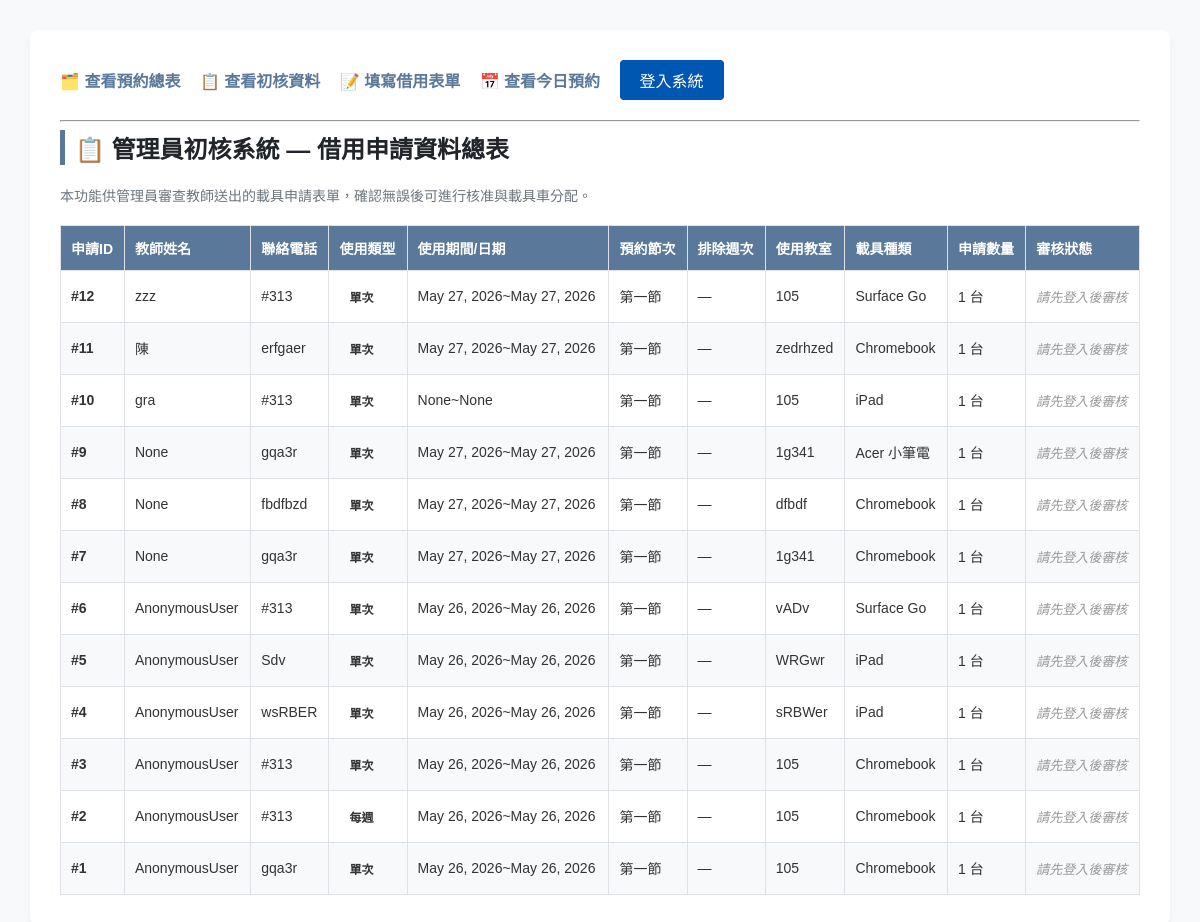
/borrow/, run on an earlier commit of the app's database.
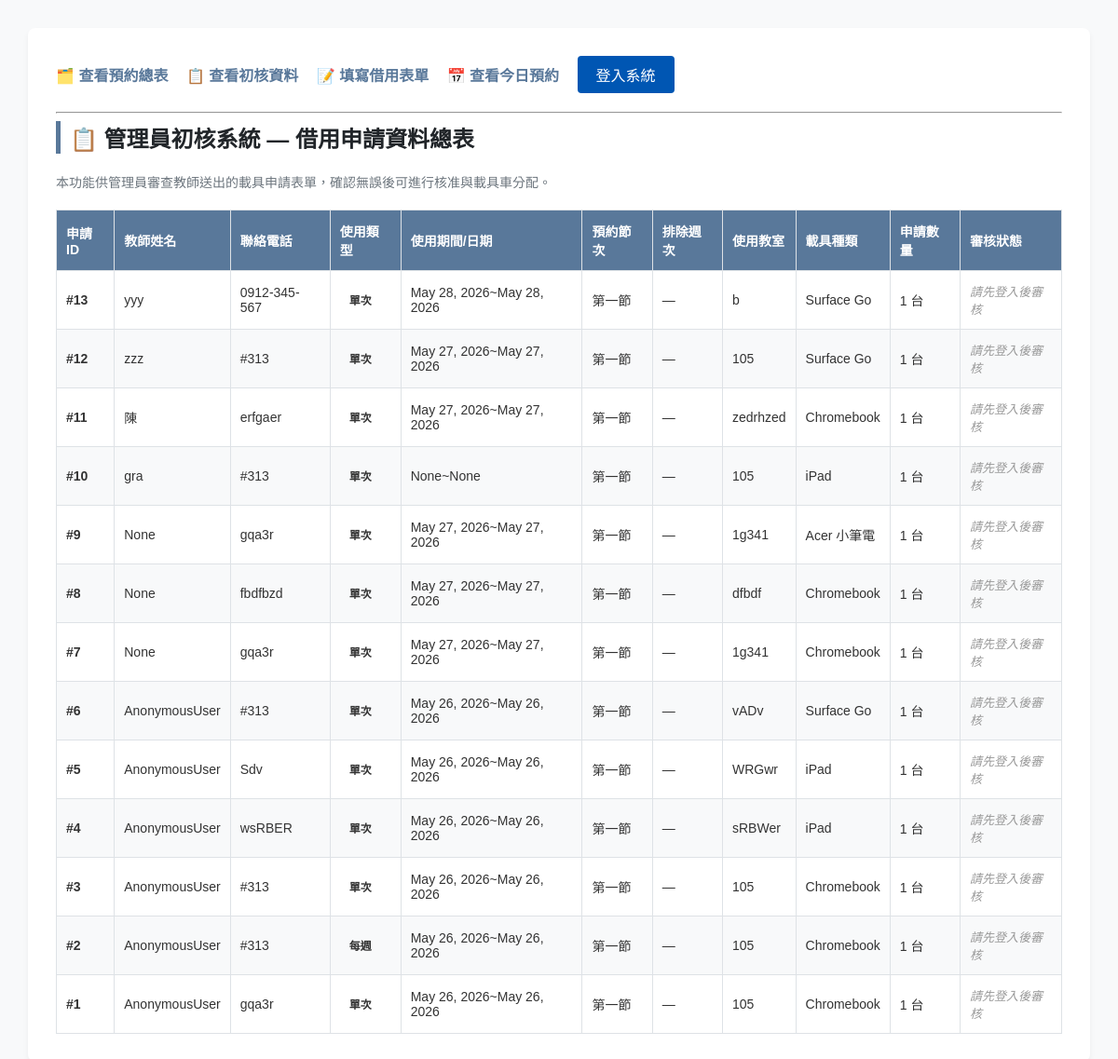
And on a later commit of the database.
### show/models.py (models this page shows, shortened)
class Borrowlist(models.Model):
    user = models.CharField("借用老師", max_length=20, null=True, blank=True)
    phone = models.CharField("聯絡電話", max_length=25)
    location = models.CharField("教室", max_length=10)
    usage_type_choices = (
        ('once','單次'),
        ('weekly','每周'),
    )
    usage_type = models.CharField(max_length=10, choices = usage_type_choices , default='once')
    DEVICE_CHOICES =(
        ('ipad', 'iPad'),
        ('chromebook', 'Chromebook'),
        ('surface_go', 'Surface Go'),
        ('acer_laptop', 'Acer 小筆電'),
    )
    device_type = models.CharField("載具種類", max_length=20, choices=DEVICE_CHOICES)
    start_date = models.DateField("開始日期", null=True, blank=True)
    end_date = models.DateField("結束日期", null=True, blank=True)
    DAY_CHOICES = (
        ('Monday','星期一'), ('Tuesday','星期二'), ('Wednesday','星期三'),
        ('Thursday','星期四'), ('Friday','星期五'),
    )
    day = models.CharField("星期", choices=DAY_CHOICES, max_length=50, blank=True, null=True)
    PERIODS_CHOICES = (
        ('1', '第一節'), ('2', '第二節'), ('3', '第三節'), ('4', '第四節'),
        ('4.5', '午休'), ('5', '第五節'), ('6', '第六節'), ('7', '第七節'), ('8', '第八節'),
    )
    periods = models.CharField("預約節次", max_length=50, choices=PERIODS_CHOICES, default='1')
    STATUS_CHOICES = (
        ('待審核', '待審核'),
        ('已通過', '已通過'),
        ('已拒絕', '已拒絕'),
    )
    device_id = models.CharField("載具編號",max_length = 10,default="")
    time_id = models.CharField("時間",max_length = 10,default="")
    status = models.CharField("審核狀態", max_length=10, choices = STATUS_CHOICES , default='待審核')
    device_amount = models.PositiveIntegerField(default=1)
    classroom = models.CharField(max_length=10, blank=True, null=True)

### show/views.py (the view, shortened to what this page needs)
# urls.py: path('borrow/', views.view_borrow_list, name='view_borrow_list'),
def view_borrow_list(request):
    borrow_records = Borrowlist.objects.all().order_by('-id')
    return render(request, 'borrow_list.html', {
        'borrow_records': borrow_records
    })

### show/templates/borrow_list.html (shortened to what the changed rows need)
<!DOCTYPE html>
<html lang="zh-TW">
<head>
</head>
<body>
    <div class="container">
        <h2>📋 管理員初核系統 — 借用申請資料總表</h2>
        <table>
            <thead>
                <tr>
                    <th>申請ID</th>
                    <th>教師姓名</th>
                    <th>聯絡電話</th>
                    <th>使用類型</th>
                    <th>使用期間/日期</th>
                    <th>預約節次</th>
                    <th>排除週次</th>
                    <th>使用教室</th>
                    <th>載具種類</th>
                    <th>申請數量</th>
                    <th>審核狀態</th>
                </tr>
            </thead>
            <tbody>
                {% for record in borrow_records %}
                    <tr>
                    <td><strong>#{{ record.id }}</strong></td>
                    <td>{{ record.user }}</td>
                    <td>{{ record.phone }}</td>
                    <td>
                        {% if record.usage_type == 'once' %}
                            <span class="badge bg-primary">單次</span>
                        {% else %}
                            <span class="badge bg-success">每週</span>
                        {% endif %}
                    </td>
                    <td>
                        {{record.start_date}}~{{record.end_date}}
                    </td>
                    <td>
                        {{ record.get_periods_display }}
                    </td>
                    <td>
                        {% if record.time %}
                            {{ record.time.get_day_display }} {{ record.time.get_periods_display }}
                        {% else %}
                            —
                        {% endif %}
                    </td>
                    <td>{{ record.location }}</td>
                    <td>{{ record.get_device_type_display }}</td>
                    <td>{{ record.device_amount }} 台</td>
                    <td>
                        {% if user.is_authenticated %}
                            {% if record.status == '待審核' %}
                                <form method="POST" action="{% url 'view_borrow_list' %}"style="display:inline;">
                                    {% csrf_token %}
                                    <input type="hidden" name="record_id" value="{{ record.id }}">
                                    <button type="submit" name="action" value="approve" class="btn btn-sm btn-approved" onclick="return confirm('確定要核准這筆借用嗎？')">✔️ 核准</button>
                                    <button type="submit" name="action" value="reject" class="btn btn-sm btn-reject" onclick="return confirm('確定要拒絕嗎？')">❌ 拒絕</button>
                                 </form>
                            {% elif record.status == '已核准' %}
                                <span class="badge bg-info">已核准</span>
                            {% elif record.status == '已拒絕' %}
                                <span class="badge bg-warning">已拒絕</span>
                            {% else %}
                                <span class="badge bg-secondary">{{ record.status }}</span>
                            {% endif %}
                        {% else %}
                        <span class="text-muted">請先登入後審核</span>
                        {% endif %}
                        </td>
                        </tr>
                        {% empty %}
                        <tr>
                            <td colspan="11" class="text-center text-muted">📭 目前尚無任何教師提交借用申請。</td>
                        </tr>
                {% endfor %}
            </tbody>
        </table>
    </div>
</body>
</html>

What changed in the data, as far as the page shows it:
added Borrowlist: id "13", user "yyy", phone "0912-345-567", usage_type "單次", start_date "May 28, 2026", end_date "May 28, 2026", periods "第一節", location "b", device_type "Surface Go", device_amount "1"
